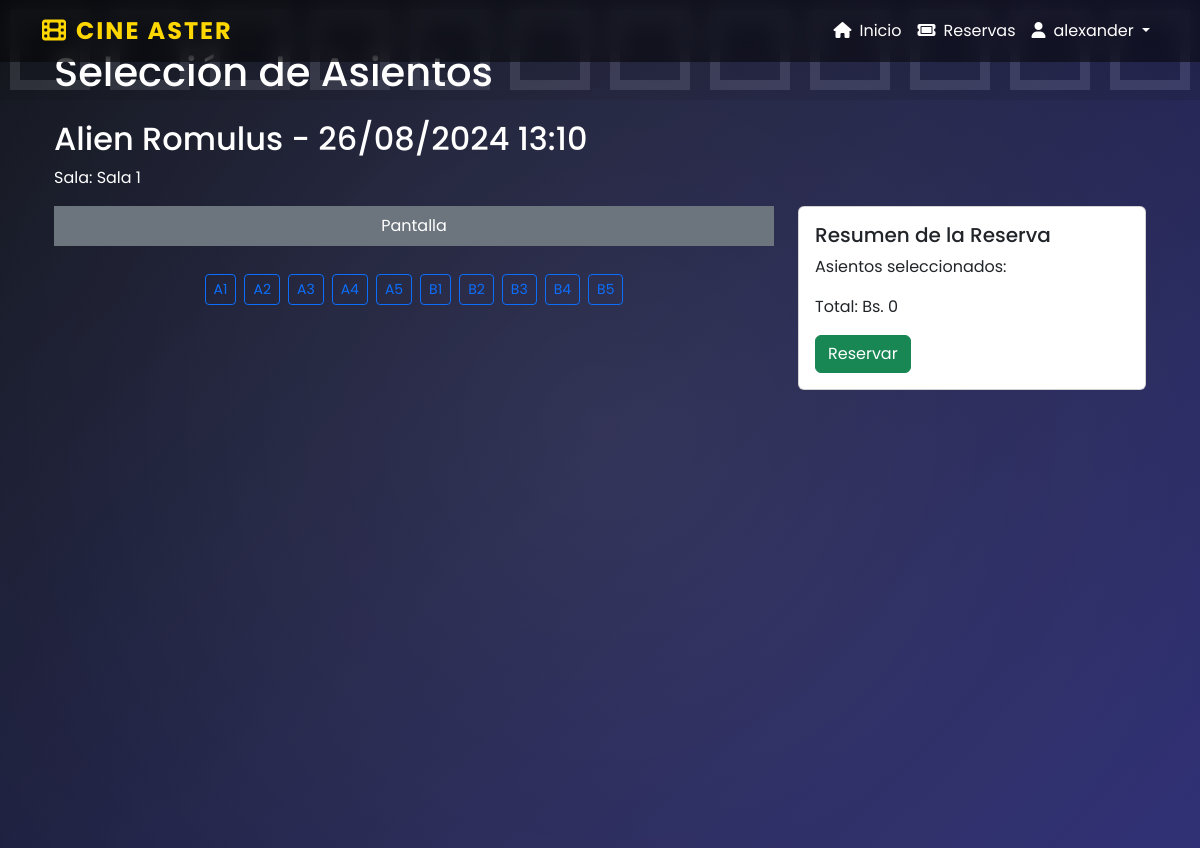
The page /funcion/1/seleccion-asientos/ (signed in) on the database its author committed.
### Cine/models.py (models this page shows, shortened)
class Funcion(models.Model):
    IdFuncion = models.AutoField(primary_key=True)
    IdPelicula = models.ForeignKey(Pelicula, on_delete=models.CASCADE)
    IdSala = models.ForeignKey(Sala, on_delete=models.CASCADE)
    Horario = models.DateTimeField()
    Precio = models.PositiveIntegerField()

class Pelicula(models.Model):
    Titulo = models.CharField(max_length=100)
    Descripcion = models.TextField(default="Pelicula")
    Lanzamiento = models.DateField()
    Clasificacion = models.ForeignKey(Clasificacion, on_delete=models.CASCADE)
    Duracion = models.IntegerField()
    Genero = models.ManyToManyField(Genero)
    Portada = models.ImageField(upload_to='cine/media/')
    Trailer = models.CharField(max_length=200)

class Sala(models.Model):
    IdSala = models.AutoField(primary_key=True)
    Nombre = models.CharField(max_length=100)
    Formato = models.ForeignKey(Formato, on_delete=models.CASCADE)
    Estado = models.BooleanField(default=True)

class Asiento(models.Model):
    IdAsiento = models.AutoField(primary_key=True)
    IdSala = models.ForeignKey(Sala, on_delete=models.CASCADE)
    Numero = models.PositiveIntegerField()
    Fila = models.CharField(max_length=3)
    Estado = models.BooleanField(default=True)
    def __str__(self):
        return f"{self.IdAsiento}"

### Cine/views.py (the view)
# urls.py: path('funcion/<int:funcion_id>/seleccion-asientos/', views.seleccion_asientos, name='seleccion_asientos'),
@login_required
def seleccion_asientos(request, funcion_id):
    funcion = get_object_or_404(Funcion, pk=funcion_id)
    asientos = Asiento.objects.filter(IdSala=funcion.IdSala)
    reservas = Reserva.objects.filter(IdFuncion=funcion)
    asientos_reservados = [reserva.IdAsiento.IdAsiento for reserva in reservas]
    context = {
        'funcion': funcion,
        'asientos': asientos,
        'asientos_reservados': asientos_reservados,
    }
    print(context['asientos'])
    return render(request, r'cine/seleccionar_asientos.html', context)

### Cine/templates/cine/seleccionar_asientos.html (shortened to what this page needs)
{% extends 'base.html' %}
{% block content %}
<div class="container mt-5">
    <h1 class="mb-4">Selección de Asientos</h1>
    <h2>{{ funcion.IdPelicula.Titulo }} - {{ funcion.Horario|date:"d/m/Y H:i" }}</h2>
    <p>Sala: {{ funcion.IdSala.Nombre }}</p>
    <div class="row mb-4">
        <div class="col-md-8">
            <div class="screen mb-4 text-center p-2 bg-secondary text-white">Pantalla</div>
            <div id="asientos" class="d-flex flex-wrap justify-content-center">
                {% for asiento in asientos %}
                    <div class="m-1">
                        <button class="btn btn-sm {% if asiento.IdAsiento in asientos_reservados %}btn-danger disabled{% else %}btn-outline-primary{% endif %}"
                                data-asiento-id="{{ asiento.IdAsiento }}"
                                onclick="toggleAsiento(this)">
                            {{ asiento.Fila }}{{ asiento.Numero }}
                        </button>
                    </div>
                {% endfor %}
            </div>
        </div>
        <div class="col-md-4">
            <div class="card">
                <div class="card-body">
                    <h5 class="card-title">Resumen de la Reserva</h5>
                    <p>Asientos seleccionados: </p>
                    <p>Total: Bs. <span id="total">0</span></p>
                    <button class="btn btn-success" onclick="reservar()">Reservar</button>
                </div>
            </div>
        </div>
    </div>
</div>
{% endblock %}

### Cine/templates/base.html (shortened to what this page needs)
<!doctype html>
<html lang="es">
<head>
    <link href="https://cdn.jsdelivr.net/npm/bootstrap@5.3.3/dist/css/bootstrap.min.css" rel="stylesheet">
    <link rel="stylesheet" href="https://cdnjs.cloudflare.com/ajax/libs/font-awesome/6.4.0/css/all.min.css">
</head>
<body>
    <div class="film-strip"></div>
    <div class="spotlight"></div>
    <header>
        <nav class="navbar navbar-expand-lg fixed-top">
            <div class="container">
                <a class="navbar-brand" href="{% url 'iniciov2'%}">
                    <i class="fa-solid fa-film me-2"></i>Cine Aster
                </a>
                <div class="collapse navbar-collapse" id="navbarNav">
                    <ul class="navbar-nav ms-auto">
                        <li class="nav-item">
                            <a class="nav-link" href="{% url 'iniciov2'%}"><i class="fa-solid fa-home me-2"></i>Inicio</a>
                        </li>
                        {% if user.is_authenticated %}
                            <li class="nav-item">
                                <a class="nav-link" href="#"><i class="fa-solid fa-ticket me-2"></i>Reservas</a>
                            </li>
                            <li class="nav-item dropdown">
                                <a class="nav-link dropdown-toggle" href="#" id="navbarDropdown" role="button" data-bs-toggle="dropdown" aria-expanded="false">
                                    <i class="fa-solid fa-user me-2"></i>{{ user.username }}
                                </a>
                            </li>
                        {% endif %}
                    </ul>
                </div>
            </div>
        </nav>
    </header>
    <main class="container my-5 main-content ">
        {% block content %}
        {% endblock %}
    </main>
</body>
</html>

### Cine/templates/base.html (style rules this page uses)
body { font-family: 'Poppins', sans-serif; background: linear-gradient(135deg, #0d1117 0%, #2a2a72 100%); color: #ffffff; min-height: 100vh; }
.navbar { background-color: rgba(0, 0, 0, 0.5); backdrop-filter: blur(10px); transition: all 0.3s ease; }
.navbar-brand { font-size: 1.5rem; font-weight: 700; color: #ffd700; text-transform: uppercase; letter-spacing: 2px; }
.nav-link { color: #ffffff; transition: color 0.3s ease; }
.film-strip { position: fixed; top: 0; left: 0; width: 100%; height: 100px; background-repeat: repeat-x; opacity: 0.1; animation: filmStrip 20s linear infinite; }
.main-content { position: relative; z-index: 1; }
.spotlight { position: fixed; top: -50%; left: -50%; width: 200%; height: 200%; background: radial-gradient(circle at center, rgba(255,255,255,0.1) 0%, rgba(255,255,255,0) 70%); animation: spotlight 10s infinite alternate; pointer-events: none; }

### rows shown on the page
Funcion: IdPelicula.Titulo "Alien Romulus", Horario "26/08/2024 13:10", IdSala.Nombre "Sala 1"
Asiento: Fila "A", Numero "1"
Asiento: Fila "A", Numero "2"
Asiento: Fila "A", Numero "3"
Asiento: Fila "A", Numero "4"
Asiento: Fila "A", Numero "5"
Asiento: Fila "B", Numero "1"
Asiento: Fila "B", Numero "2"
Asiento: Fila "B", Numero "3"
Asiento: Fila "B", Numero "4"
Asiento: Fila "B", Numero "5"

### other values the page prints
{{ user.username }} "alexander"
